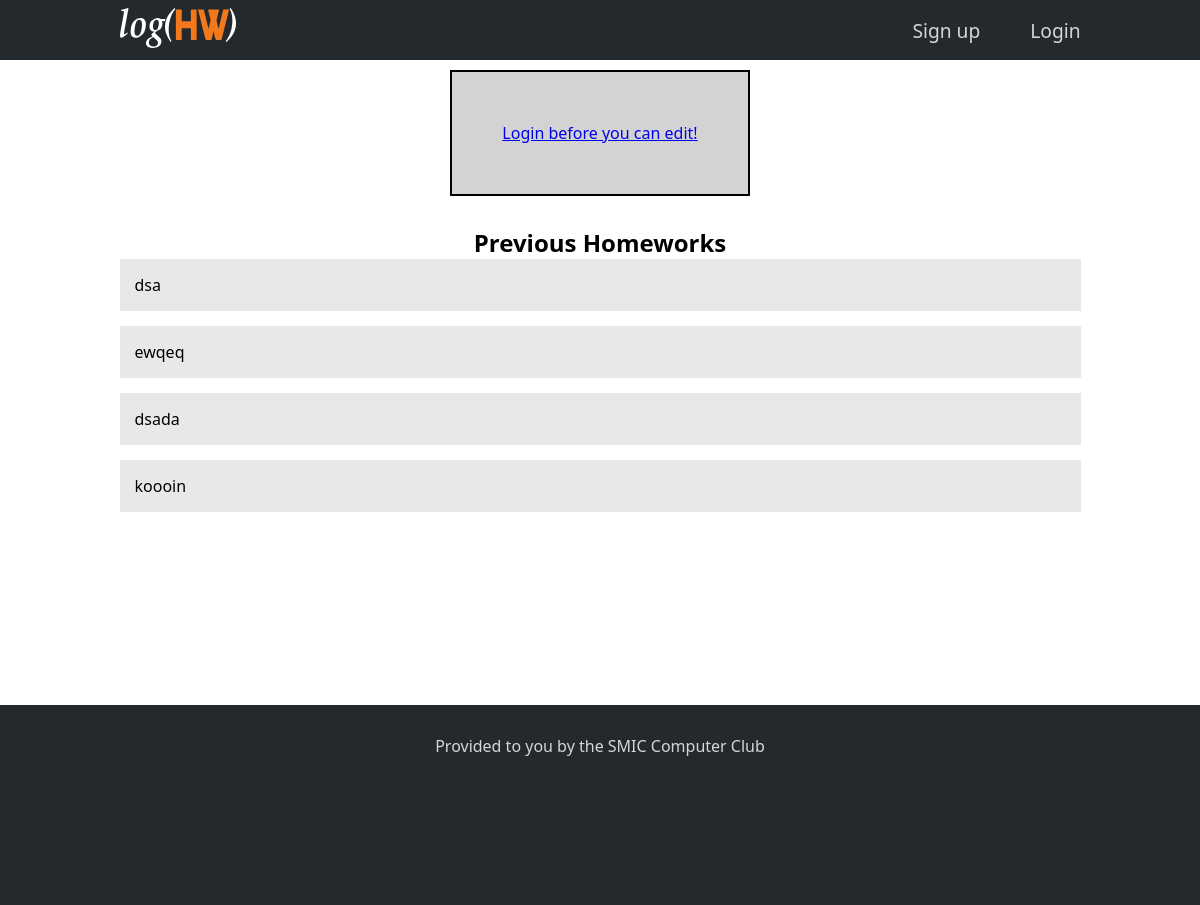
/log/11/, run on the app's committed database.
### log/models.py (models this page shows, shortened)
class Homework(models.Model):
    course = models.ForeignKey(Course, on_delete=models.CASCADE,null=True, blank=True)
    hw_text = models.CharField(max_length=200)
    pub_date = models.DateTimeField('date published')

### log/views.py (the view)
# urls.py: url(r'^(?P<course_id>[0-9]+)/$', views.detail, name='detail'),
def detail(request, course_id): #page to edit hw
    course = get_object_or_404(Course, pk=course_id)
    if request.method == 'POST':
        form = ChangeHWForm(request.POST)
        if form.is_valid():
            course.homework_set.create(hw_text=form.cleaned_data['hw_text'], pub_date=timezone.now())
            return redirect('home')
    else:
        form = ChangeHWForm({'hw':course.get_latest_hw})
    return render(request, 'detail.html', {'form': form,
                                            'course': course,
                                            'latest_hw_list': course.homework_set.order_by('-pub_date')[:5]})

### log/templates/detail.html (shortened to what this page needs)
{% extends 'base.html' %}
{% block content %}
  <div class="content-container">
    <div class="lgn-container">
      {% if user.is_authenticated %}
        <h1 class="content-heading">{{course.course_name}}</h2>
        <form method="post">
          {% csrf_token %}
          <div class="form-row">
            {{ form.hw_text }}
          </div>
          <button type="submit" class="btn">Save changes</button>
        </form>
      {% else %}
        <a href="{% url 'login' %}">Login before you can edit! </a>
      {% endif %}
    </div>
    <h2> Previous Homeworks </h2>
    {% for homework in latest_hw_list %}
    <div class="extra-hw-box">
      <p>{{homework.hw_text}}</p>
    </div>
    {% endfor %}
  </div>
{% endblock %}

### log/static/log/style.css (style rules this page uses)
* { margin: 0; padding: 0; box-sizing: border-box; }
body { font-family: "Segoe UI", "Arial", sans-serif; }
html,body { height: 100%; }
.content-container { width: 100%; height: auto; display:flex; flex-direction: column; margin: 90px; margin: 0 auto; justify-content: center; align-items: center; }
.lgn-container { display: flex; flex-direction: column; justify-content: flex-start; margin-bottom: 30px; padding: 50px; background-color: lightgrey; border: 2px solid black; }
.lgn-container { display: flex; flex-direction: column; justify-content: flex-start; }
.extra-hw-box { display: flex; width: 90%; padding: 15px; background-color: #e8e8e8; margin-bottom: 15px; overflow-wrap: break-word; word-wrap: break-word; word-break: break-word; -ms-hyphens: auto; -moz-hyphens: auto; -webkit-hyphens: auto; hyphens: auto; }
@media only screen and (min-width: 961px) { .extra-hw-box { width: 961px; } }

### data on the page
Homework: hw_text "dsa"
Homework: hw_text "ewqeq"
Homework: hw_text "dsada"
Homework: hw_text "koooin"
